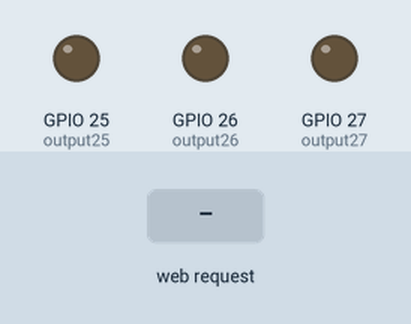
This sketch was run on a simulated ESP32. Parts: output pins drawn as LEDs (lit = HIGH). The test bench sets the inputs (shaded band). WiFi joins after 1.5 s; servers stay silent unless stated; what the sketch prints to the serial monitor is not drawn.

Above: at 2.7 s.
2.8 s: HTTP request GET /25/on received
At 4.0 s:
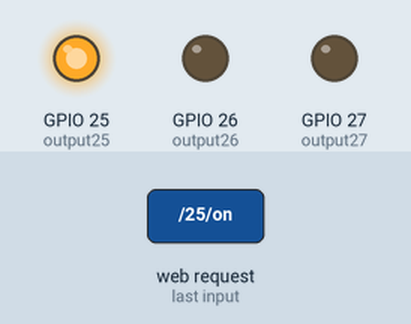
4.3 s: HTTP request GET /26/on received
At 5.2 s:
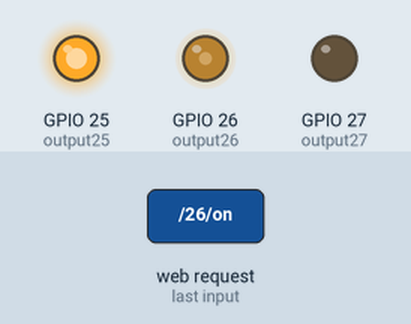
5.8 s: HTTP request GET /25/off received
At 6.4 s:
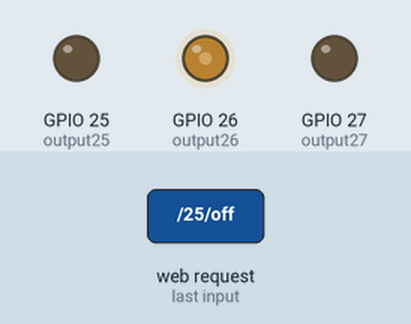
7.3 s: HTTP request GET /27/on received
At 8.5 s:
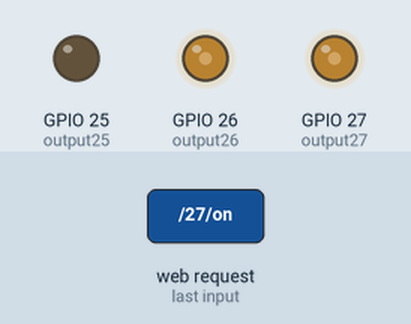
8.8 s: HTTP request GET /?greenPWM= received
At 9.9 s:
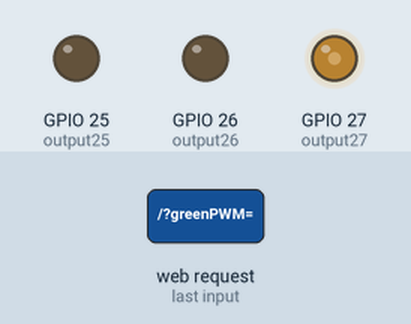
10.3 s: HTTP request GET /25/on received
At 11.0 s:
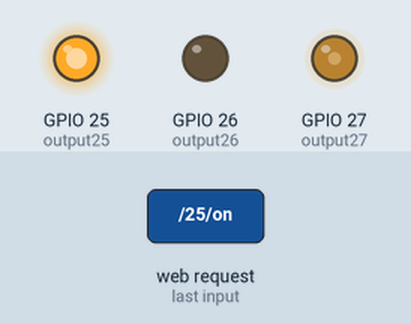
Timing chart, 0 to 12.8 s (numbered marks = the images above; inputs shaded):
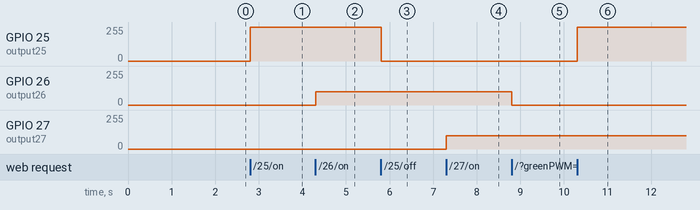

Measured:
- after the input at 2.8 s, GPIO 25 (output25): 0/255 → 253/255 at once
- after the input at 4.3 s, GPIO 26 (output26): 0/255 → 100/255 at once
- after the input at 5.8 s, GPIO 25 (output25): 253/255 → 0/255 at once
- after the input at 7.3 s, GPIO 27 (output27): 0/255 → 100/255 at once
- after the input at 8.8 s, GPIO 26 (output26): 100/255 → 0/255 at once
- after the input at 10.3 s, GPIO 25 (output25): 0/255 → 253/255 at once

The sketch:

CSS.ino
```cpp
/*
     Function here calls the stylesheet for the displayed page


*/


#include <WiFi.h>


//---------------------------------------------------------CSS--------------------------------------------------------------
// CSS to style the on/off buttons

// --------------------------------- function calls CSS sheet-------------
void callCSS(WiFiClient client) {               // passed wifi client ?? it works I know not why
  client.println("<style>");

  client.println("html { font-family: Helvetica; display: inline-block; margin: 0px auto; text-align: center;}");

  client.println("body {background-color: DimGrey; color:#e68a00;}");

  client.println(".button { background-color: #00cccc; border: none; color: white; padding: 16px 20px;");
  client.println("text-decoration: none; font-size: 30px; margin: 2px; cursor: pointer;}");

  client.println(".button2 {background-color: #555555;}");

  client.println(".inputForm {display: flex; overflow-y: scroll; padding-bottom: 1px;}");
  client.println(".inputForm input {margin: 5px; min-width: 40px; font-size: 1.025em; font-weight: bold; ");
  client.println("border: 1px solid #e68a00; border-left: 3px solid; border-radius: 5px; ");
  client.println("transition: border-color .5s ease-out; text-align: center;}");


  client.println(".centerBox { height: 100%; margin: auto;}");  //max-width: 100%; (display: flex; justify-content:center;)  removed

  client.println(".flexBox{display: flex; flex-direction: row;  flex-wrap: nowrap;");           // another div box to help center things
  client.println("justify-content: center;  align-items: stretch;  align-content: center; }");

 client.println(".marginBox(display: flex; float:left; width: 40px; height: 40px;}");  // could be used for spacing things out

  client.println(".leftBox {display: flex;  float:left;  justify-content:center; margin: auto;}");
  client.println(".rightBox {display: flex;  float:right;  justify-content:center; margin: auto;}"); // margin could be auto

  //  CSS for the sliders
  client.println(".slidecontainer {width: 100%;}");                      // Width of the outside container

  // The slider itself   //Override default CSS styles
  client.println(".slider {-webkit-appearance: none;  width: 100%; height: 15px;");   //appearance: none; removed
  client.println("background: #d3d3d3; outline: none;   border-radius: 10px; opacity: 0.7;");    // Set transparency (for mouse-over effects on hover)
  client.println("-webkit-transition: .2s;  transition: opacity .2s;}");                                                                                                                      // 0.2 seconds transition on hover */


  // /* Mouse-over effects *//* Fully shown on mouse-over */
  client.println(".slider: hover {opacity: 1;}");

  //    The slider handle (use -webkit- (Chrome, Opera, Safari, Edge) and -moz- (Firefox) to override default look)
  client.println(".slider:: -webkit - slider - thumb {-webkit - appearance: none; appearance: none;");
  client.println("width: 30px; height: 30px; background: #00cccc;  border-radius: 50%;  cursor: pointer;}");  // Set a specific slider handle width // Slider handle height
  //  Cursor on hover

  client.println(".slider::-moz-range-thumb {width: 40px;  height: 40px;  background: #4CAF50; cursor: pointer;}");
  // Set a specific slider handle width Slider handle height */
  // Cursor on hover */


  // added line for text box;
  //  client.println("input[type=number] {  width: 20%;  padding: 5px 5px;  margin: 2px 2px;  box-sizing: border-box;}"); // added line


  client.println("</style></head>");

}
```

HTTP.ino
```cpp
/*
 * Place to store functions involving HTTP requests
 *
 *
 */

// attempt to redirect to our known homepage
 void redirect(WiFiClient client) {
  client.println("HTTP/1.1 307 Temporary Redirect");
  client.println("Location: 192.168.4.1");
  //client.println("Connection: Close");
 // client.println();
 // client.stop();
}


// code to refresh page - UNTESTED.
 void refresh(WiFiClient client){
client.print("<HEAD>");
client.print("<meta http-equiv=\"refresh\" content=\"0;url=\"192.168.4.1\">");
client.print("</head>");
 }
```

dataParsing.ino
```cpp
/*
   Routeins for data parsing and switch cases


*/


//------------------------------------------------GPIO Control and string parsing----------------------------
// turns the GPIOs on and off:

void GPIOcontrol() {

  if (header.indexOf("GET /25/off") >= 0) {
    Serial.println("GPIO 25 off");
    output25State = "off";
    ledcWrite(ledREDchannel, 0);
  } else if (header.indexOf("GET /25/on") >= 0) {
    Serial.println("GPIO 25 on");
    output25State = "on";
    ledcWrite(ledREDchannel, redPWM);
  }

  else if (header.indexOf("GET /26/off") >= 0) {
    Serial.println("GPIO 26 off");
    output26State = "off";
    ledcWrite(ledGREENchannel, 0);
  } else if (header.indexOf("GET /26/on") >= 0) {
    Serial.println("GPIO 26 on");
    output26State = "on";
    ledcWrite(ledGREENchannel, greenPWM);
  }

  else if (header.indexOf("GET /27/off") >= 0) {
    Serial.println("GPIO 27 off");
    output27State = "off";
    ledcWrite(ledBLUEchannel, 0);
  } else if (header.indexOf("GET /27/on") >= 0) {
    Serial.println("GPIO 27 on");
    output27State = "on";
    ledcWrite(ledBLUEchannel, bluePWM);
  }

}
//------------------------------------------^^^-----GPIO Control-------------------------


//------------------------------------------------String Parsing pwm updates----------------------------


//--------------------- RED LEVEL SORTING--------------------
void pwmDataParse() {                      ////int channelPWM, String     // channelPWM = pass redPWM/greenPWM or bluePWM

  if (header.indexOf("GET /?redPWM=") >= 0) {                      // If the header contains the command for the red channel

    int stringLength =  header.length() + 1;                      // work out the length of char array needed to hold the String
    // object header.

    char copy[stringLength];                                    /// this is long....like 535 characters long wtf man.
    // it works but damn there has to be a better way
    header.toCharArray(copy, stringLength);                     // copy the String - header. to char copy
    // This data is now indexed and can be sorted.


    int j = 0;                                               // another variable to be used along with i to control indexes
    char u[4];                                              // char array to hold our new brightness value - later use R variable?

    for (int i = 13; i < 16; i++) {                       // Example of copy[] = GET /?redPWM=100 max is 16, start of int is 13
      u[j] = copy[i];
      j++;                                                  // increment j along with for loop
    }


    redPWM = atoi( u );                                 // put char array into redPWM value as int.

    Serial.println(redPWM);

    R = redPWM;                                          // save redPWM value into string object R

    for (int i = 0; i < sizeof(copy); i++) {               // Resets copy buffer maybe unneeded

      copy[i] = (char)0;
    }

    if (output25State == "on") {                           // set the new LED brightness if the LED is already on
      ledcWrite(ledREDchannel, redPWM);
    } else {
      ledcWrite(ledREDchannel, 0);
    }
  } //--------------------- RED LEVEL SORTING--------------------


  //--------------------- Green LEVEL SORTING--------------------

  if (header.indexOf("GET /?greenPWM=") >= 0) {

    int stringLength =  header.length() + 1;

    char copy[stringLength];                                    /// this is long....like 535 characters long wtf man.
    // it works but damn there has to be a better way
    header.toCharArray(copy, stringLength);                     //


    int j = 0;                                               // another variable to be used along with i to control indexes
    char u[4];                                              // char array to hold our new brightness value - later use R variable
    // and change to char array
    for (int i = 15; i < 18; i++) {                       // Example of copy[] = GET /?redPWM=100 max is 16, start of int is 14
      u[j] = copy[i];
      j++;                                                  // increment j along with for loop
    }


    greenPWM = atoi( u );                                 // put char array into redPWM value as int.

    Serial.println(greenPWM);

    G = greenPWM;                                          // save redPWM value into string object R

    for (int i = 0; i < sizeof(copy); i++) {               // Resets copy buffer maybe unneeded

      copy[i] = (char)0;
    }

    if (output26State == "on") {
      ledcWrite(ledGREENchannel, greenPWM);
    } else {
      ledcWrite(ledGREENchannel, 0);
    }
  } //--------------------- Green LEVEL SORTING--------------------


  //--------------------- Blue LEVEL SORTING--------------------
  if (header.indexOf("GET /?bluePWM=") >= 0) {

    int stringLength =  header.length() + 1;

    char copy[stringLength];                                    /// this is long....like 535 characters long wtf man.
    // it works but damn there has to be a better way
    header.toCharArray(copy, stringLength);                     //


    int j = 0;                                               // another variable to be used along with i to control indexes
    char u[4];                                              // char array to hold our new brightness value - later use R variable
    // and change to char array
    for (int i = 14; i < 17; i++) {                       // Example of copy[] = GET /?redPWM=100 max is 16, start of int is 14
      u[j] = copy[i];
      j++;                                                  // increment j along with for loop
    }


    bluePWM = atoi( u );                                 // put char array into redPWM value as int.

    Serial.println(bluePWM);

    B = bluePWM;                                          // save redPWM value into string object R

    for (int i = 0; i < sizeof(copy); i++) {               // Resets copy buffer maybe unneeded

      copy[i] = (char)0;
    }

    if (output27State == "on") {
      ledcWrite(ledBLUEchannel, bluePWM);
    } else {
      ledcWrite(ledBLUEchannel, 0);
    }
  } //--------------------- Green LEVEL SORTING--------------------


}
```

Source omitted: objectsHTML.ino (10699 bytes), 6MoodLightConfigurable.ino (10548 bytes)
